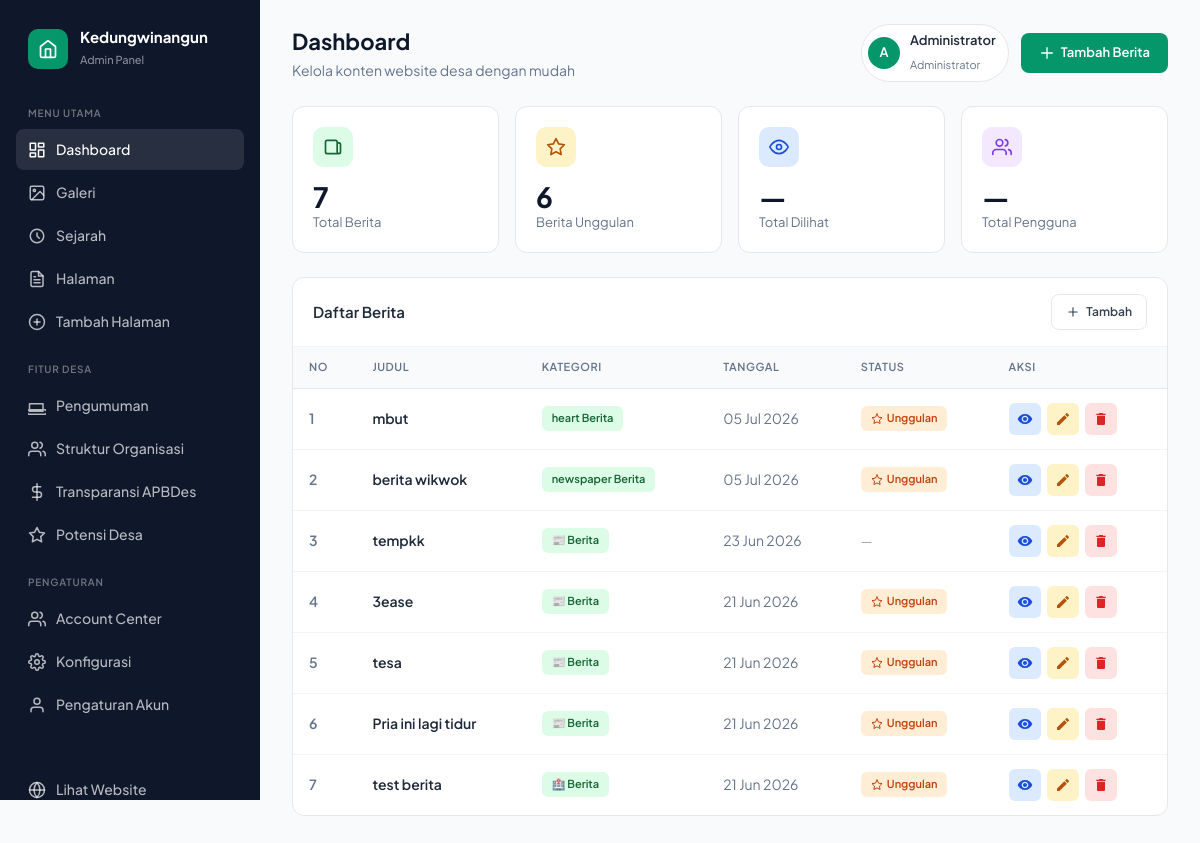
The page /admin/dashboard (signed in) on the database its author committed.
### tables this page shows
CREATE TABLE berita (
            id INTEGER PRIMARY KEY AUTOINCREMENT,
            judul TEXT NOT NULL,
            excerpt TEXT,
            kategori TEXT,
            badge_class TEXT DEFAULT 'badge-green',
            kategori_icon TEXT DEFAULT '📰',
            tanggal TEXT,
            views TEXT DEFAULT '0',
            gambar_url TEXT,
            gambar_alt TEXT,
            penulis TEXT DEFAULT 'Admin Desa Kedungwinangun',
            unggulan INTEGER DEFAULT 0,
            created_at TIMESTAMP DEFAULT CURRENT_TIMESTAMP
        , video_url TEXT, facebook_auto_post INTEGER DEFAULT 0);

### routes/admin.py (the view)
@admin_bp.route("/dashboard")
@admin_required
def dashboard():
    try:
        berita_list = get_all_berita()
        return render_template(
            "admin/dashboard.html",
            berita_list=berita_list,
            total_berita=len(berita_list),
            berita_unggulan=len([b for b in berita_list if b.get('unggulan') == 1])
        )
    except Exception as e:
        logger.error(f"Error loading admin dashboard: {str(e)}")
        flash_error('Terjadi kesalahan saat memuat dashboard')
        return redirect(url_for('public.index'))

### app.py (called while the page is built)
@app.context_processor
def inject_openrouter_key():
    return {
        'openrouter_api_key': environ.get('OPENROUTER_API_KEY', '')
    }

@app.context_processor
def inject_custom_pages():
    from models import get_all_pages
    return {'custom_pages_nav': get_all_pages()}

### errors.py (called while the page is built)
def admin_required(func):
    @functools.wraps(func)
    def wrapper(*args, **kwargs):
        from flask import session
        if not session.get('user_logged_in'):
            flash_error('Silakan login terlebih dahulu.', 'error')
            return redirect(url_for('public.login'))
        if session.get('user_role') != 'admin':
            flash_error('Halaman ini hanya untuk Administrator.', 'error')
            return redirect(url_for('public.index'))
        return func(*args, **kwargs)
    return wrapper

### models.py (called while the page is built)
def get_db_connection():
    conn = sqlite3.connect(Config.DB_NAME)
    conn.row_factory = sqlite3.Row
    return conn

def get_all_berita():
    try:
        conn = get_db_connection()
        cursor = conn.cursor()
        cursor.execute('SELECT * FROM berita ORDER BY created_at DESC')
        berita = [dict(row) for row in cursor.fetchall()]
        conn.close()
        return berita
    except Exception as e:
        logger.error(f"Error getting all berita: {str(e)}")
        return []

def get_all_pages():
    try:
        conn = get_db_connection()
        cursor = conn.cursor()
        cursor.execute('SELECT * FROM pages WHERE active = 1 ORDER BY order_num ASC, title ASC')
        pages = [dict(row) for row in cursor.fetchall()]
        conn.close()
        return pages
    except Exception as e:
        logger.error(f"Error getting all pages: {str(e)}")
        return []

### templates/admin/dashboard.html (shortened to what this page needs)
{% extends 'admin/base.html' %}
{% block page_title %}Dashboard{% endblock %}
{% block page_subtitle %}Kelola konten website desa dengan mudah{% endblock %}
{% block header_actions %}
<div class="user-menu">
    <div class="user-avatar">{{ session.get('user_nama', 'A')[0]|upper }}</div>
    <div class="user-info">
        <h4>{{ session.get('user_nama', 'Admin') }}</h4>
        <span>Administrator</span>
    </div>
</div>
<a href="{{ url_for('admin.add_berita_route') }}" class="btn btn-primary">
    <svg width="20" height="20" fill="none" stroke="currentColor" viewBox="0 0 24 24">
        <path stroke-linecap="round" stroke-linejoin="round" stroke-width="2" d="M12 4v16m8-8H4"/>
    </svg>
    Tambah Berita
</a>
{% endblock %}
{% block content %}
<div class="stats-grid animate-in">
    <div class="stat-card">
        <div class="stat-header">
            <div class="stat-icon green">
                <svg viewBox="0 0 24 24" fill="none" stroke="currentColor" stroke-width="2" stroke-linecap="round" stroke-linejoin="round">
                    <path d="M19 20H5a2 2 0 01-2-2V6a2 2 0 012-2h10a2 2 0 012 2v1m2 13a2 2 0 01-2-2V7m2 13a2 2 0 002-2V9a2 2 0 00-2-2h-2"/>
                </svg>
            </div>
        </div>
        <div class="stat-content">
            <h3>{{ total_berita }}</h3>
            <p>Total Berita</p>
        </div>
    </div>
    <div class="stat-card">
        <div class="stat-header">
            <div class="stat-icon yellow">
                <svg viewBox="0 0 24 24" fill="none" stroke="currentColor" stroke-width="2" stroke-linecap="round" stroke-linejoin="round">
                    <polygon points="12 2 15.09 8.26 22 9.27 17 14.14 18.18 21.02 12 17.77 5.82 21.02 7 14.14 2 9.27 8.91 8.26 12 2"/>
                </svg>
            </div>
        </div>
        <div class="stat-content">
            <h3>{{ berita_unggulan }}</h3>
            <p>Berita Unggulan</p>
        </div>
    </div>
    <div class="stat-card">
        <div class="stat-header">
            <div class="stat-icon blue">
                <svg viewBox="0 0 24 24" fill="none" stroke="currentColor" stroke-width="2" stroke-linecap="round" stroke-linejoin="round">
                    <path d="M1 12s4-8 11-8 11 8 11 8-4 8-11 8-11-8-11-8z"/>
                    <circle cx="12" cy="12" r="3"/>
                </svg>
            </div>
        </div>
        <div class="stat-content">
            <h3>—</h3>
            <p>Total Dilihat</p>
        </div>
    </div>
    <div class="stat-card">
        <div class="stat-header">
            <div class="stat-icon purple">
                <svg viewBox="0 0 24 24" fill="none" stroke="currentColor" stroke-width="2" stroke-linecap="round" stroke-linejoin="round">
                    <path d="M17 21v-2a4 4 0 00-4-4H5a4 4 0 00-4 4v2"/>
                    <circle cx="9" cy="7" r="4"/>
                    <path d="M23 21v-2a4 4 0 00-3-3.87"/>
                    <path d="M16 3.13a4 4 0 010 7.75"/>
                </svg>
            </div>
        </div>
        <div class="stat-content">
            <h3>—</h3>
            <p>Total Pengguna</p>
        </div>
    </div>
</div>
<div class="card animate-in" style="animation-delay: 0.2s;">
    <div class="card-header">
        <h3>Daftar Berita</h3>
        <a href="{{ url_for('admin.add_berita_route') }}" class="btn btn-outline" style="padding: 8px 14px; font-size: 12px;">
            <svg viewBox="0 0 24 24" fill="none" stroke="currentColor" stroke-width="2" stroke-linecap="round" stroke-linejoin="round" style="width: 14px; height: 14px;">
                <line x1="12" y1="5" x2="12" y2="19"/>
                <line x1="5" y1="12" x2="19" y2="12"/>
            </svg>
            Tambah
        </a>
    </div>
    {% if berita_list %}
    <div class="table-wrap">
        <table>
            <thead>
                <tr>
                    <th>No</th>
                    <th>Judul</th>
                    <th>Kategori</th>
                    <th>Tanggal</th>
                    <th>Status</th>
                    <th>Aksi</th>
                </tr>
            </thead>
            <tbody>
                {% for berita in berita_list %}
                <tr>
                    <td style="font-weight: 600; color: #64748b;">{{ loop.index }}</td>
                    <td>
                        <div class="article-title">{{ berita.judul }}</div>
                    </td>
                    <td>
                        <span class="badge badge-green">
                            {{ berita.kategori_icon }} {{ berita.kategori }}
                        </span>
                    </td>
                    <td style="color: #64748b;">{{ berita.tanggal }}</td>
                    <td>
                        {% if berita.unggulan == 1 %}
                        <span class="badge badge-orange">
                            <svg viewBox="0 0 24 24" fill="none" stroke="currentColor" stroke-width="2" stroke-linecap="round" stroke-linejoin="round" style="width: 12px; height: 12px;">
                                <polygon points="12 2 15.09 8.26 22 9.27 17 14.14 18.18 21.02 12 17.77 5.82 21.02 7 14.14 2 9.27 8.91 8.26 12 2"/>
                            </svg>
                            Unggulan
                        </span>
                        {% else %}
                        <span style="color: #94a3b8; font-size: 13px;">—</span>
                        {% endif %}
                    </td>
                    <td>
                        <div class="actions">
                            <a href="{{ url_for('public.detail_berita', berita_id=berita.id) }}" class="btn-icon btn-view" title="Lihat" target="_blank">
                                <svg width="18" height="18" fill="currentColor" viewBox="0 0 24 24">
                                    <path d="M12 4.5C7 4.5 2.73 7.61 1 12c1.73 4.39 6 7.5 11 7.5s9.27-3.11 11-7.5c-1.73-4.39-6-7.5-11-7.5zM12 17c-2.76 0-5-2.24-5-5s2.24-5 5-5 5 2.24 5 5-2.24 5-5 5zm0-8c-1.66 0-3 1.34-3 3s1.34 3 3 3 3-1.34 3-3-1.34-3-3-3z"/>
                                </svg>
                            </a>
                            <a href="{{ url_for('admin.edit_berita_route', berita_id=berita.id) }}" class="btn-icon btn-edit" title="Edit">
                                <svg width="18" height="18" fill="currentColor" viewBox="0 0 24 24">
                                    <path d="M3 17.25V21h3.75L17.81 9.94l-3.75-3.75L3 17.25zM20.71 7.04c.39-.39.39-1.02 0-1.41l-2.34-2.34c-.39-.39-1.02-.39-1.41 0l-1.83 1.83 3.75 3.75 1.83-1.83z"/>
                                </svg>
                            </a>
                            <form action="{{ url_for('admin.delete_berita_route', berita_id=berita.id) }}" method="POST" onsubmit="return confirm('Yakin ingin menghapus berita ini?')">
                                <button type="submit" class="btn-icon btn-delete" title="Hapus">
                                    <svg width="18" height="18" fill="currentColor" viewBox="0 0 24 24">
                                        <path d="M6 19c0 1.1.9 2 2 2h8c1.1 0 2-.9 2-2V7H6v12zM19 4h-3.5l-1-1h-5l-1 1H5v2h14V4z"/>
                                    </svg>
                                </button>
                            </form>
                        </div>
                    </td>
                </tr>
                {% endfor %}
            </tbody>
        </table>
    </div>
    {% endif %}
</div>
{% endblock %}

### templates/admin/base.html (style rules this page uses)
* { margin: 0; padding: 0; box-sizing: border-box; }
body { font-family: 'Plus Jakarta Sans', -apple-system, sans-serif; background: #f8fafc; color: #1e293b; line-height: 1.6; min-height: 100vh; }
.user-menu { display: flex; align-items: center; gap: 10px; padding: 6px 12px 6px 6px; background: white; border-radius: 100px; border: 1px solid #e5e7eb; }
.user-avatar { width: 32px; height: 32px; background: #059669; border-radius: 50%; display: flex; align-items: center; justify-content: center; color: white; font-weight: 600; font-size: 13px; }
.user-info { display: none; }
@media (min-width: 768px) { .user-info { display: block; } }
.user-info h4 { font-size: 13px; font-weight: 600; }
.user-info span { font-size: 11px; color: #64748b; }
.btn { display: inline-flex; align-items: center; justify-content: center; gap: 6px; padding: 10px 18px; border-radius: 8px; font-size: 13px; font-weight: 600; font-family: inherit; text-decoration: none; cursor: pointer; transition: all 0.15s ease; border: none; }
.btn svg { width: 16px; height: 16px; }
.btn-primary { background: #059669; color: white; }
.btn-outline { background: white; color: #374151; border: 1px solid #e5e7eb; }
.card { background: white; border-radius: 12px; border: 1px solid #e5e7eb; margin-bottom: 20px; overflow: hidden; }
.card-header { padding: 16px 20px; border-bottom: 1px solid #f1f5f9; display: flex; align-items: center; justify-content: space-between; }
.card-header h3 { font-size: 15px; font-weight: 600; }
.table-wrap { overflow-x: auto; }
table { width: 100%; border-collapse: collapse; }
th { text-align: left; padding: 12px 16px; font-size: 11px; font-weight: 600; color: #64748b; text-transform: uppercase; letter-spacing: 0.05em; background: #f9fafb; border-bottom: 1px solid #e5e7eb; }
td { padding: 14px 16px; font-size: 14px; border-bottom: 1px solid #f1f5f9; vertical-align: middle; }
tr:last-child td { border-bottom: none; }
.badge { display: inline-flex; align-items: center; gap: 4px; padding: 4px 10px; border-radius: 6px; font-size: 11px; font-weight: 600; }
.badge-green { background: #dcfce7; color: #166534; }
.badge-orange { background: #ffedd5; color: #c2410c; }
.animate-in { animation: fadeInUp 0.3s ease; }
.stats-grid { display: grid; grid-template-columns: repeat(auto-fit, minmax(200px, 1fr)); gap: 16px; margin-bottom: 24px; }
.stat-card { background: white; border-radius: 12px; padding: 20px; border: 1px solid #e5e7eb; transition: all 0.2s ease; }
.stat-header { display: flex; align-items: flex-start; justify-content: space-between; margin-bottom: 16px; }
.stat-icon { width: 40px; height: 40px; border-radius: 10px; display: flex; align-items: center; justify-content: center; }
.stat-icon svg { width: 20px; height: 20px; }
.stat-icon.green { background: #dcfce7; color: #166534; }
.stat-icon.yellow { background: #fef3c7; color: #b45309; }
.stat-icon.blue { background: #dbeafe; color: #1d4ed8; }
.stat-icon.purple { background: #f3e8ff; color: #7c3aed; }
.stat-content h3 { font-size: 28px; font-weight: 700; color: #0f172a; margin-bottom: 2px; line-height: 1; }
.stat-content p { color: #64748b; font-size: 13px; }
.actions { display: flex; align-items: center; gap: 6px; }
.btn-icon { width: 32px; height: 32px; border-radius: 6px; border: none; display: flex; align-items: center; justify-content: center; cursor: pointer; transition: all 0.15s ease; }
.btn-icon svg { width: 16px; height: 16px; }
.btn-view { background: #dbeafe; color: #1d4ed8; }
.btn-edit { background: #fef3c7; color: #b45309; }
.btn-delete { background: #fee2e2; color: #dc2626; }
.article-title { font-weight: 600; color: #1e293b; }

### rows shown on the page
berita: judul "mbut", kategori_icon "heart", kategori "Berita", tanggal "05 Jul 2026", unggulan 1 (drawn)
berita: judul "berita wikwok", kategori_icon "newspaper", kategori "Berita", tanggal "05 Jul 2026", unggulan 1 (drawn)
berita: judul "tempkk", kategori_icon "📰", kategori "Berita", tanggal "23 Jun 2026"
berita: judul "3ease", kategori_icon "📰", kategori "Berita", tanggal "21 Jun 2026", unggulan 1 (drawn)
berita: judul "tesa", kategori_icon "📰", kategori "Berita", tanggal "21 Jun 2026", unggulan 1 (drawn)
berita: judul "Pria ini lagi tidur", kategori_icon "📰", kategori "Berita", tanggal "21 Jun 2026", unggulan 1 (drawn)
berita: judul "test berita", kategori_icon "🏥", kategori "Berita", tanggal "21 Jun 2026", unggulan 1 (drawn)

### other values the page prints
{{ session.get('user_nama', 'A')[0]|upper }} "A"
{{ session.get('user_nama', 'Admin') }} "Administrator"
{{ total_berita }} "7"
{{ berita_unggulan }} "6"
